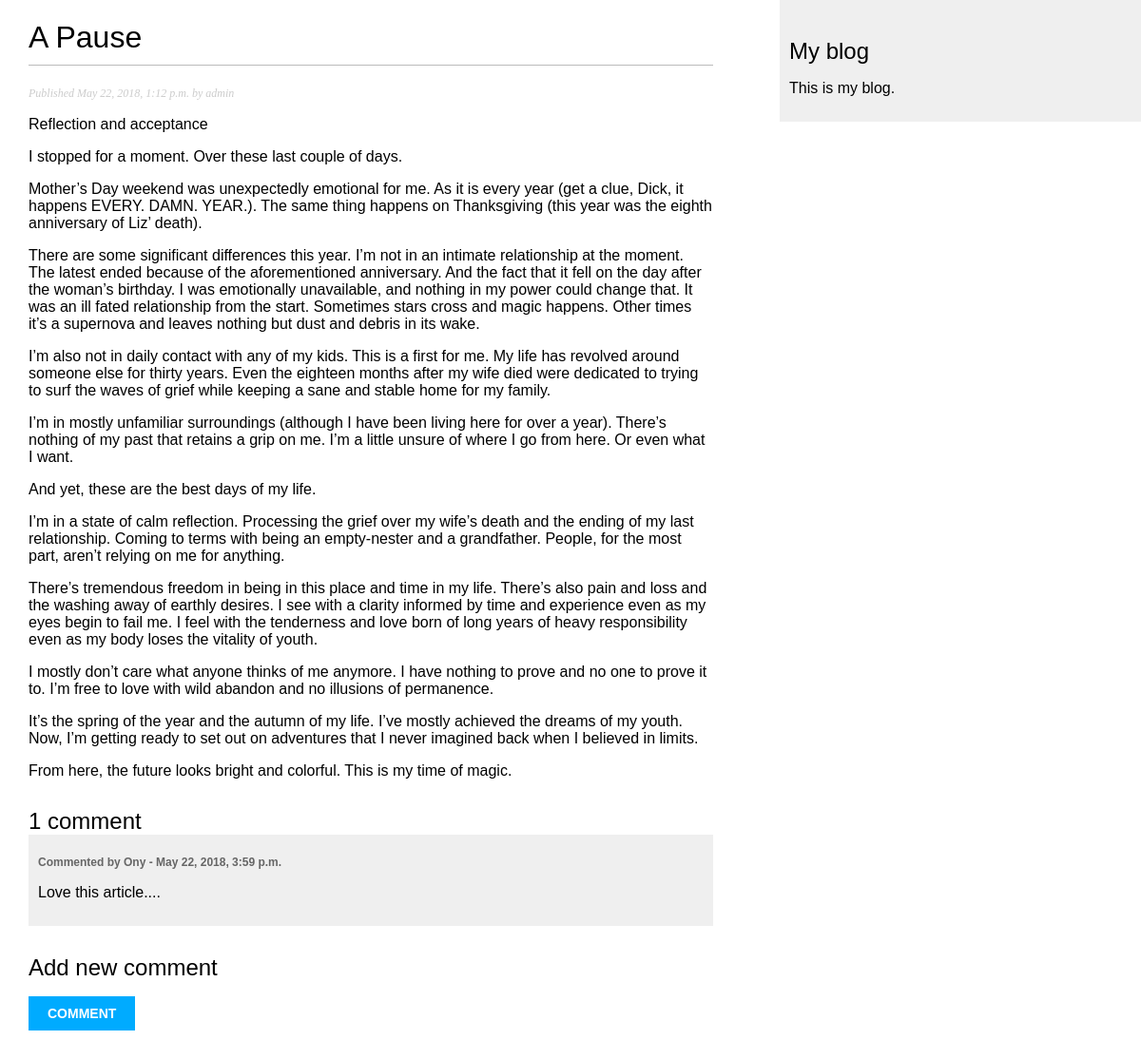
Page /blog/2018/05/22/pause/ on the committed database.
### blog/models.py (models this page shows, shortened)
class Post(models.Model):
    STATUS_CHOICES = (
        ('draft', 'Draft'),
        ('published', 'Published'),
    )
    title = models.CharField(max_length=250)
    slug = models.SlugField(max_length=250, unique_for_date='publish')
    author = models.ForeignKey(User, related_name='blog_post')
    body = models.TextField()
    publish = models.DateTimeField(default=timezone.now)
    created = models.DateTimeField(auto_now_add=True)
    updated = models.DateTimeField(auto_now=True)
    status = models.CharField(max_length=10, choices=STATUS_CHOICES, default='draft')
    class Meta:
        ordering = ('-publish',)
    objects = models.Manager()    # The default manager.
    published = PublishedManager() # Our custom manager.
    tags = TaggableManager() # Tags manager

class Comment(models.Model):
    post = models.ForeignKey(Post, related_name='comments')
    name = models.CharField(max_length=80)
    email = models.EmailField()
    body = models.TextField()
    created = models.DateTimeField(auto_now_add=True)
    updated = models.DateTimeField(auto_now=True)
    active = models.BooleanField(default=True)
    class Meta:
        ordering = ('created',)

### blog/views.py (the view)
def post_detail(request, year, month, day, post):
    post = get_object_or_404(Post, slug=post, status='published',
                                    publish__year=year,
                                    publish__month=month,
                                    publish__day=day)
    comments = post.comments.filter(active=True)
    if request.method =='POST':
        comment_form = CommentForm(data=request.POST)
        if comment_form.is_valid():
            new_comment = comment_form.save(commit=False)
            new_comment.post = post
            new_comment.save()
            comment_form = CommentForm()
    else:
        comment_form = CommentForm()
    return render(request, 'blog/post/detail.html', {'post': post,
                                                    'comments': comments,
                                                    'comment_form': comment_form})

### blog/templates/blog/post/detail.html (shortened to what this page needs)
{% extends "blog/base.html" %}
{% block content %}
    <h1>{{ post.title }}</h1>
    <p class="date">Published {{ post.publish }} by {{ post.author }}</p>
    {{ post.body|linebreaks }}
    {% with comments.count as total_comments %}
        <h2>
            {{ total_comments }} comment{{ total_comments|pluralize }}
        </h2>
    {% endwith %}
    {% for comment in comments %}
        <div class="comment">
            <p class="info">
                Commented by {{ comment.name }} -
                {{ comment.created }}
            </p>
            {{ comment.body|linebreaks }}
        </div>
        {% empty %}
        <p> There are no comments yet.</p>
    {% endfor %}
    {% if new_comment %}
        <h2>Your comment has been added.</h2>
    {% else %}
        <h2>Add new comment</h2>
        <form action="." method="post">
            <p><input type="submit" value="Comment"></p>
        </form>
    {% endif %}
{% endblock %}

### blog/static/css/blog.css (style rules this page uses)
body { margin:0; padding:0; font-family:helvetica, sans-serif; }
h1 { font-weight:normal; border-bottom:1px solid #bbb; padding:0 0 10px 0; }
h2 { font-weight:normal; margin:30px 0 0; }
p.date { color:#ccc; font-family: georgia, serif; font-size: 12px; font-style: italic; }
input, textarea { clear:both; float:left; margin:0 0 10px; background:#ededed; border:0; padding:6px 10px; font-size:12px; }
input[type=submit] { font-weight:bold; background:#00abff; color:#fff; padding:10px 20px; font-size:14px; text-transform:uppercase; }
.comment { padding:10px; }
.comment:nth-child(even) { background:#efefef; }
.comment .info { font-weight:bold; font-size:12px; color:#666; }

### rows in the picture
Post: title "A Pause", publish "May 22, 2018, 1:12 p.m.", author "admin", body "Reflection and acceptance I stopped for a moment. Over these last couple of days. Mother’s Day weekend was unexpectedly emotional for me. As it is every year (get a clue, Dick, it happens EVERY. DAMN. YEAR.). The same thing happens on Thanksgiving (this year was the eighth anniversary of Liz’ death). There are some significant differences this year. I’m not in an intimate relationship at the moment. The latest ended because of the aforementioned anniversary. And the fact that it fell on the day after the woman’s birthday. I was emotionally unavailable, and nothing in my power could change that. It was an ill fated relationship from the start. Sometimes stars cross and magic happens. Other…"
Comment: name "Ony", created "May 22, 2018, 3:59 p.m.", body "Love this article...."

### other values in the picture
{{ total_comments }} "1"
